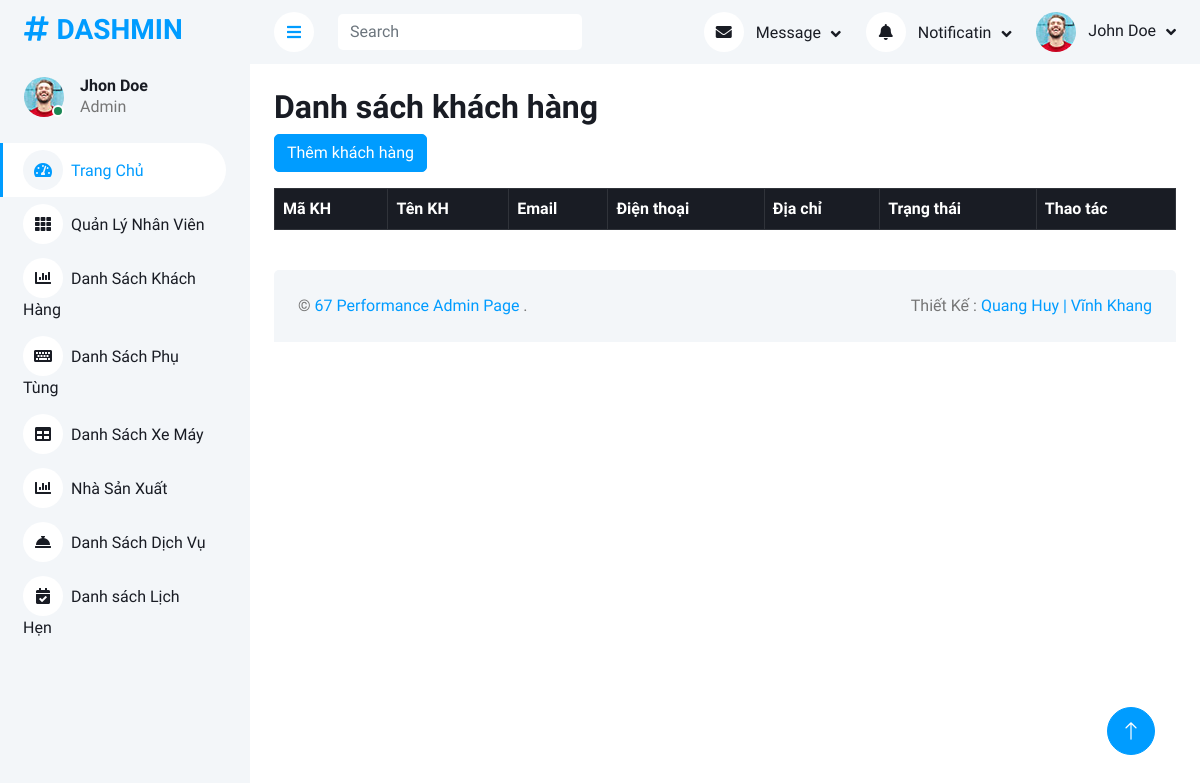
The page /Admin/khachhang.php on the database as committed earlier.
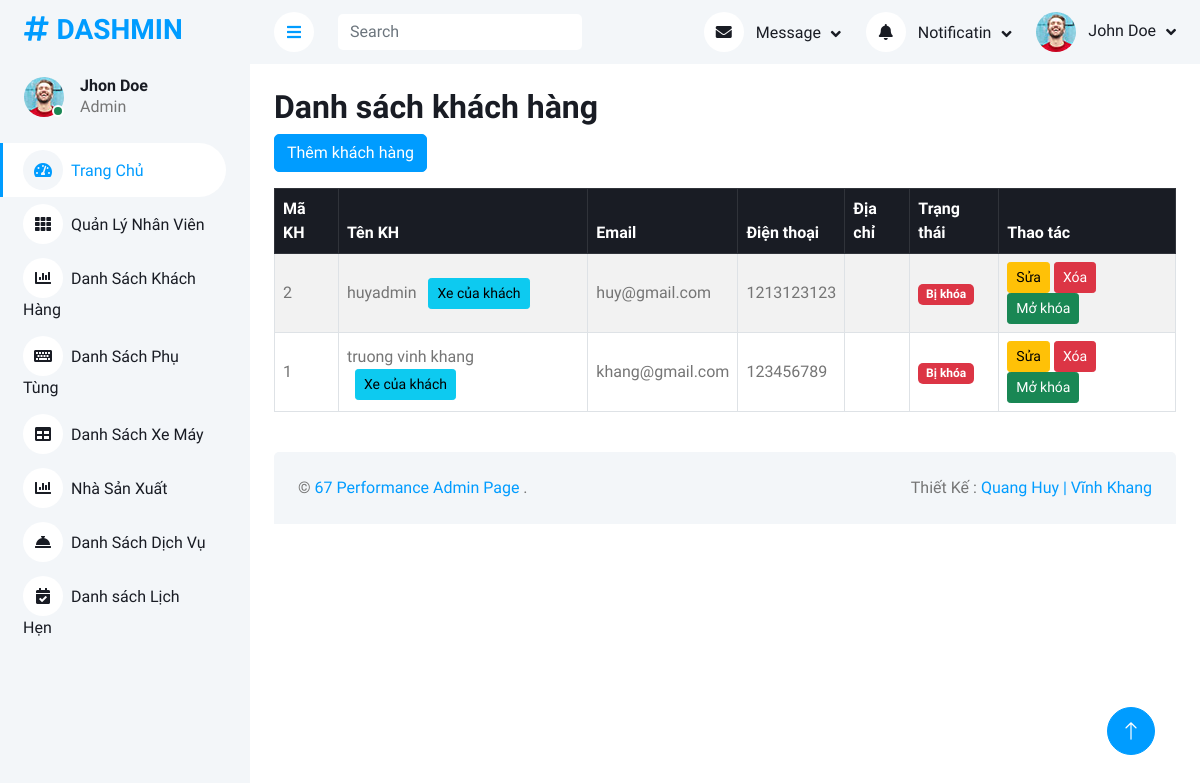
The same page on the database as committed later.
### tables this page shows
CREATE TABLE `khachhang` (
  `MaKH` int(11) NOT NULL,
  `TenKH` varchar(100) DEFAULT NULL,
  `Email` varchar(30) DEFAULT NULL,
  `MatKhau` varchar(255) DEFAULT NULL,
  `DiaChi` text DEFAULT NULL,
  `SDT` varchar(10) DEFAULT NULL,
  `TrangThai` enum('hoat_dong','bi_khoa') DEFAULT NULL,
  `Reset_token` text DEFAULT NULL,
  `admin_AdminID` int(11) DEFAULT NULL
);

### Admin/khachhang.php (called while the page is built, shortened)
<?php
require_once __DIR__ . '/controllers/khachhang_controller.php';
?>

### Admin/models/KhachHangModel.php (called while the page is built, shortened)
<?php
class KhachHangModel {
    private $pdo;
    public function __construct($pdo) {
        $this->pdo = $pdo;
    }
    public function getAll() {
        $stmt = $this->pdo->prepare("SELECT * FROM khachhang ORDER BY MaKH DESC");
        $stmt->execute();
        return $stmt->fetchAll(PDO::FETCH_ASSOC);
    }
}
?>

### Admin/views/khachhang/list.php (the view, shortened to what this page needs)
<h2>Danh sách khách hàng</h2>
<a href="khachhang_controller.php?action=add" class="btn btn-primary mb-3">Thêm khách hàng</a>
<table class="table table-bordered table-striped align-middle">
    <thead class="table-dark">
        <tr>
            <th>Mã KH</th>
            <th>Tên KH</th>
            <th>Email</th>
            <th>Điện thoại</th>
            <th>Địa chỉ</th>
            <th>Trạng thái</th>
            <th>Thao tác</th>
        </tr>
    </thead>
    <tbody>
        <?php foreach ($list_khachhang as $kh): ?>
        <tr>
            <td><?= htmlspecialchars($kh['MaKH']) ?></td>
            <td>
                <?= htmlspecialchars($kh['TenKH']) ?>
                <button class="btn btn-sm btn-info ms-2" type="button" data-bs-toggle="collapse" data-bs-target="#xe-<?= $kh['MaKH'] ?>">Xe của khách</button>
            </td>
            <td><?= htmlspecialchars($kh['Email']) ?></td>
            <td><?= htmlspecialchars($kh['SDT']) ?></td>
            <td><?= htmlspecialchars($kh['DiaChi']) ?></td>
            <td>
                <?php if ($kh['TrangThai'] == 'hoat_dong'): ?>
                    <span class="badge bg-success">Hoạt động</span>
                <?php else: ?>
                    <span class="badge bg-danger">Bị khóa</span>
                <?php endif; ?>
            </td>
            <td>
                <a href="khachhang_controller.php?action=edit&id=<?= $kh['MaKH'] ?>" class="btn btn-warning btn-sm">Sửa</a>
                <a href="khachhang_controller.php?action=delete&id=<?= $kh['MaKH'] ?>" class="btn btn-danger btn-sm" onclick="return confirm('Bạn có chắc chắn muốn xóa?');">Xóa</a>
                <?php if ($kh['TrangThai'] == 'hoat_dong'): ?>
                    <a href="khachhang_controller.php?action=block&id=<?= $kh['MaKH'] ?>" class="btn btn-secondary btn-sm">Khóa</a>
                <?php else: ?>
                    <a href="khachhang_controller.php?action=unblock&id=<?= $kh['MaKH'] ?>" class="btn btn-success btn-sm">Mở khóa</a>
                <?php endif; ?>
            </td>
        </tr>
        <?php endforeach; ?>
    </tbody>
</table>

Rows that differ between the two databases and show on the page:
added khachhang: MaKH "2", TenKH "huyadmin", Email "huy@gmail.com", SDT "1213123123", shows "Bị khóa"
added khachhang: MaKH "1", TenKH "truong vinh khang", Email "khang@gmail.com", SDT "123456789", shows "Bị khóa"
